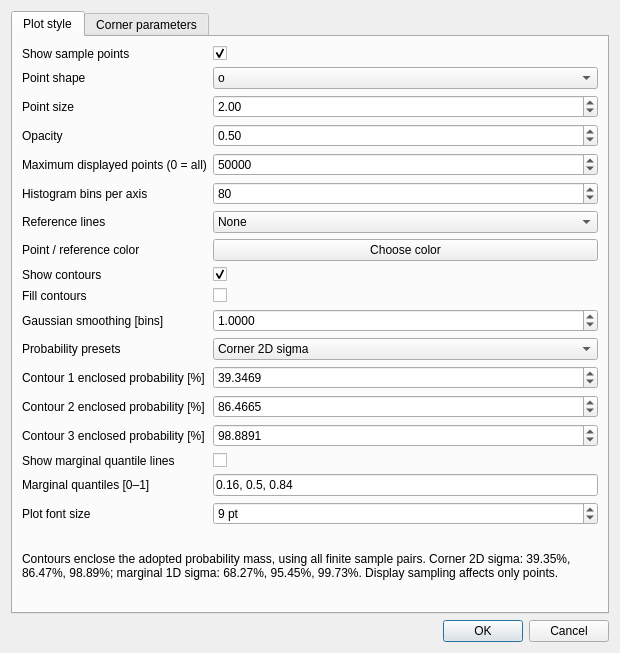
<?xml version="1.0" encoding="UTF-8"?>
<ui version="4.0">
  <class>SampleCorrelationOptions</class>
  <widget class="QDialog" name="SampleCorrelationOptions">
    <property name="windowTitle">
      <string>Sample correlation plotting options</string>
    </property>
    <property name="minimumSize">
      <size>
        <width>620</width>
        <height>0</height>
      </size>
    </property>
    <layout class="QVBoxLayout" name="optionsLayout">
      <item>
        <widget class="QTabWidget" name="optionsTabs">
          <widget class="QWidget" name="styleTab">
            <attribute name="title">
              <string>Plot style</string>
            </attribute>
            <layout class="QFormLayout" name="formLayout">
              <item row="1" column="0">
                <widget class="QLabel" name="symbol_label">
                  <property name="text">
                    <string>Point shape</string>
                  </property>
                </widget>
              </item>
              <item row="1" column="1">
                <widget class="QComboBox" name="symbol">
                  <item>
                    <property name="text">
                      <string>o</string>
                    </property>
                  </item>
                  <item>
                    <property name="text">
                      <string>+</string>
                    </property>
                  </item>
                  <item>
                    <property name="text">
                      <string>x</string>
                    </property>
                  </item>
                  <item>
                    <property name="text">
                      <string>s</string>
                    </property>
                  </item>
                  <item>
                    <property name="text">
                      <string>t</string>
                    </property>
                  </item>
                </widget>
              </item>
              <item row="2" column="0">
                <widget class="QLabel" name="size_label">
                  <property name="text">
                    <string>Point size</string>
                  </property>
                </widget>
              </item>
              <item row="2" column="1">
                <widget class="QDoubleSpinBox" name="size">
                  <property name="minimum">
                    <double>0.5</double>
                  </property>
                  <property name="maximum">
                    <double>20</double>
                  </property>
                  <property name="singleStep">
                    <double>0.5</double>
                  </property>
                  <property name="value">
                    <double>2</double>
                  </property>
                </widget>
              </item>
              <item row="3" column="0">
                <widget class="QLabel" name="opacity_label">
                  <property name="text">
                    <string>Opacity</string>
                  </property>
                </widget>
              </item>
              <item row="3" column="1">
                <widget class="QDoubleSpinBox" name="opacity">
                  <property name="minimum">
                    <double>0.01</double>
                  </property>
                  <property name="maximum">
                    <double>1</double>
                  </property>
                  <property name="singleStep">
                    <double>0.05</double>
                  </property>
                  <property name="value">
                    <double>0.5</double>
                  </property>
                </widget>
              </item>
              <item row="4" column="0">
                <widget class="QLabel" name="max_points_label">
                  <property name="text">
                    <string>Maximum displayed points (0 = all)</string>
                  </property>
                </widget>
              </item>
              <item row="4" column="1">
                <widget class="QSpinBox" name="max_points">
                  <property name="minimum">
                    <number>0</number>
                  </property>
                  <property name="maximum">
                    <number>10000000</number>
                  </property>
                  <property name="singleStep">
                    <number>1000</number>
                  </property>
                  <property name="value">
                    <number>50000</number>
                  </property>
                </widget>
              </item>
              <item row="5" column="0">
                <widget class="QLabel" name="bins_label">
                  <property name="text">
                    <string>Histogram bins per axis</string>
                  </property>
                </widget>
              </item>
              <item row="5" column="1">
                <widget class="QSpinBox" name="bins">
                  <property name="minimum">
                    <number>10</number>
                  </property>
                  <property name="maximum">
                    <number>400</number>
                  </property>
                  <property name="singleStep">
                    <number>10</number>
                  </property>
                  <property name="value">
                    <number>80</number>
                  </property>
                </widget>
              </item>
              <item row="6" column="0">
                <widget class="QLabel" name="summary_label">
                  <property name="text">
                    <string>Reference lines</string>
                  </property>
                </widget>
              </item>
              <item row="6" column="1">
                <widget class="QComboBox" name="summary">
                  <item>
                    <property name="text">
                      <string>None</string>
                    </property>
                  </item>
                  <item>
                    <property name="text">
                      <string>Median</string>
                    </property>
                  </item>
                  <item>
                    <property name="text">
                      <string>Mean</string>
                    </property>
                  </item>
                </widget>
              </item>
              <item row="7" column="0">
                <widget class="QLabel" name="color_label">
                  <property name="text">
                    <string>Point / reference color</string>
                  </property>
                </widget>
              </item>
              <item row="7" column="1">
                <widget class="QPushButton" name="color">
                  <property name="text">
                    <string>Choose color</string>
                  </property>
                </widget>
              </item>
              <item row="18" column="0" colspan="2">
                <widget class="QLabel" name="note">
                  <property name="text">
                    <string>Contours enclose the adopted probability mass, using all finite sample pairs. Corner 2D sigma: 39.35%, 86.47%, 98.89%; marginal 1D sigma: 68.27%, 95.45%, 99.73%. Display sampling affects only points.</string>
                  </property>
                  <property name="wordWrap">
                    <bool>true</bool>
                  </property>
                  <property name="minimumSize">
                    <size>
                      <width>0</width>
                      <height>70</height>
                    </size>
                  </property>
                </widget>
              </item>
              <item row="0" column="0">
                <widget class="QLabel" name="plot_points_label">
                  <property name="text">
                    <string>Show sample points</string>
                  </property>
                </widget>
              </item>
              <item row="0" column="1">
                <widget class="QCheckBox" name="plot_points">
                  <property name="checked">
                    <bool>true</bool>
                  </property>
                </widget>
              </item>
              <item row="8" column="0">
                <widget class="QLabel" name="plot_contours_label">
                  <property name="text">
                    <string>Show contours</string>
                  </property>
                </widget>
              </item>
              <item row="8" column="1">
                <widget class="QCheckBox" name="plot_contours">
                  <property name="checked">
                    <bool>true</bool>
                  </property>
                </widget>
              </item>
              <item row="9" column="0">
                <widget class="QLabel" name="fill_contours_label">
                  <property name="text">
                    <string>Fill contours</string>
                  </property>
                </widget>
              </item>
              <item row="9" column="1">
                <widget class="QCheckBox" name="fill_contours">
                  <property name="checked">
                    <bool>false</bool>
                  </property>
                </widget>
              </item>
              <item row="10" column="0">
                <widget class="QLabel" name="smooth_label">
                  <property name="text">
                    <string>Gaussian smoothing [bins]</string>
                  </property>
                </widget>
              </item>
              <item row="10" column="1">
                <widget class="QDoubleSpinBox" name="smooth">
                  <property name="decimals">
                    <number>4</number>
                  </property>
                  <property name="minimum">
                    <double>0</double>
                  </property>
                  <property name="maximum">
                    <double>10</double>
                  </property>
                  <property name="singleStep">
                    <double>0.1</double>
                  </property>
                  <property name="value">
                    <double>1</double>
                  </property>
                </widget>
              </item>
              <item row="11" column="0">
                <widget class="QLabel" name="convention_label">
                  <property name="text">
                    <string>Probability presets</string>
                  </property>
                </widget>
              </item>
              <item row="11" column="1">
                <widget class="QComboBox" name="convention">
                  <item>
                    <property name="text">
                      <string>Corner 2D sigma</string>
                    </property>
                  </item>
                  <item>
                    <property name="text">
                      <string>Marginal 1D sigma</string>
                    </property>
                  </item>
                  <item>
                    <property name="text">
                      <string>Custom percentages</string>
                    </property>
                  </item>
                </widget>
              </item>
              <item row="12" column="0">
                <widget class="QLabel" name="level1_label">
                  <property name="text">
                    <string>Contour 1 enclosed probability [%]</string>
                  </property>
                </widget>
              </item>
              <item row="12" column="1">
                <widget class="QDoubleSpinBox" name="level1">
                  <property name="decimals">
                    <number>4</number>
                  </property>
                  <property name="minimum">
                    <double>0.0001</double>
                  </property>
                  <property name="maximum">
                    <double>99.9999</double>
                  </property>
                  <property name="singleStep">
                    <double>0.1</double>
                  </property>
                  <property name="value">
                    <double>39.3469</double>
                  </property>
                </widget>
              </item>
              <item row="13" column="0">
                <widget class="QLabel" name="level2_label">
                  <property name="text">
                    <string>Contour 2 enclosed probability [%]</string>
                  </property>
                </widget>
              </item>
              <item row="13" column="1">
                <widget class="QDoubleSpinBox" name="level2">
                  <property name="decimals">
                    <number>4</number>
                  </property>
                  <property name="minimum">
                    <double>0.0001</double>
                  </property>
                  <property name="maximum">
                    <double>99.9999</double>
                  </property>
                  <property name="singleStep">
                    <double>0.1</double>
                  </property>
                  <property name="value">
                    <double>86.4665</double>
                  </property>
                </widget>
              </item>
              <item row="14" column="0">
                <widget class="QLabel" name="level3_label">
                  <property name="text">
                    <string>Contour 3 enclosed probability [%]</string>
                  </property>
                </widget>
              </item>
              <item row="14" column="1">
                <widget class="QDoubleSpinBox" name="level3">
                  <property name="decimals">
                    <number>4</number>
                  </property>
                  <property name="minimum">
                    <double>0.0001</double>
                  </property>
                  <property name="maximum">
                    <double>99.9999</double>
                  </property>
                  <property name="singleStep">
                    <double>0.1</double>
                  </property>
                  <property name="value">
                    <double>98.8891</double>
                  </property>
                </widget>
              </item>
              <item row="15" column="0">
                <widget class="QLabel" name="quantile_lines_label">
                  <property name="text">
                    <string>Show marginal quantile lines</string>
                  </property>
                </widget>
              </item>
              <item row="15" column="1">
                <widget class="QCheckBox" name="quantile_lines">
                  <property name="checked">
                    <bool>false</bool>
                  </property>
                </widget>
              </item>
              <item row="16" column="0">
                <widget class="QLabel" name="quantiles_label">
                  <property name="text">
                    <string>Marginal quantiles [0–1]</string>
                  </property>
                </widget>
              </item>
              <item row="16" column="1">
                <widget class="QLineEdit" name="quantiles">
                  <property name="text">
                    <string>0.16, 0.5, 0.84</string>
                  </property>
                </widget>
              </item>
              <item row="17" column="0">
                <widget class="QLabel" name="font_size_label">
                  <property name="text"><string>Plot font size</string></property>
                </widget>
              </item>
              <item row="17" column="1">
                <widget class="QSpinBox" name="font_size">
                  <property name="suffix"><string> pt</string></property>
                  <property name="minimum"><number>6</number></property>
                  <property name="maximum"><number>36</number></property>
                  <property name="value"><number>9</number></property>
                </widget>
              </item>
            </layout>
          </widget>
          <widget class="QWidget" name="parametersTab">
            <attribute name="title">
              <string>Corner parameters</string>
            </attribute>
            <layout class="QVBoxLayout" name="parametersLayout">
              <item>
                <widget class="QLabel" name="parametersNote">
                  <property name="text">
                    <string>Choose 1–12 parameters for Corner mode. The first four are selected initially. Larger grids can be scrolled; axes for the same parameter zoom together.</string>
                  </property>
                  <property name="wordWrap">
                    <bool>true</bool>
                  </property>
                </widget>
              </item>
              <item>
                <widget class="QListWidget" name="cornerParameters" />
              </item>
            </layout>
          </widget>
        </widget>
      </item>
      <item>
        <widget class="QDialogButtonBox" name="buttons">
          <property name="standardButtons">
            <set>QDialogButtonBox::Cancel|QDialogButtonBox::Ok</set>
          </property>
        </widget>
      </item>
    </layout>
  </widget>
  <resources />
  <connections />
</ui>
